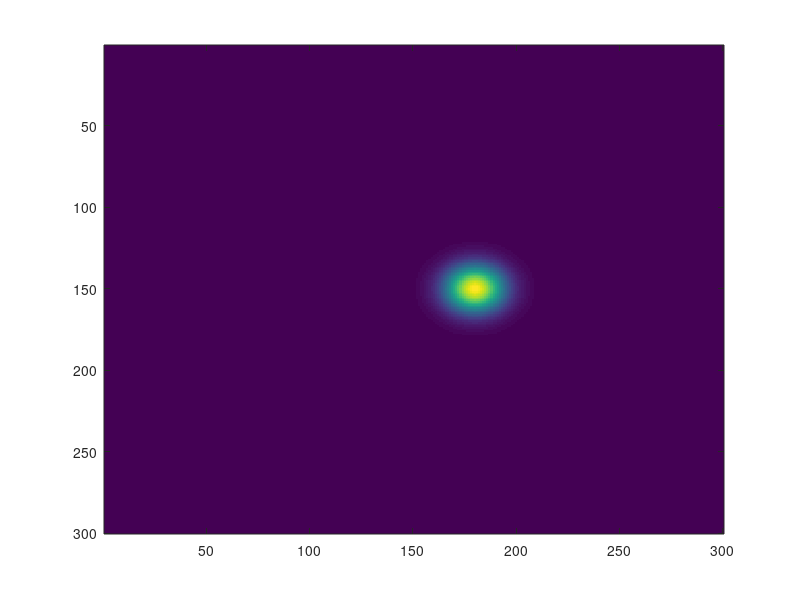

MATLAB code to generate this figure: (Note: this script raises an error after producing the figure.)
clear all
close all

imSize = 300;                           % image size: n X n
sigma = 10;
gauss=cell(1,10);

% make linear ramp
X = 1:imSize;                           % X is a vector from 1 to imageSize
X0 = (X / imSize) - .5;                 % rescale X -> -.5 to .5
[Xm,Ym] = meshgrid(X0, X0);
s = sigma / imSize;  

for i=1:10
gauss{i}= i*exp( -((((Xm+(i-5)/10).^2)+((Ym).^2)) ./ (2* s^2)) ); % formula for 2D gaussian
end
Y=gauss{4};
X=imagesc(gauss{4});                        % display
colormap gray(256);
axis off; axis image;     % use gray colormap

imwrite(Y,'test','TIFF');